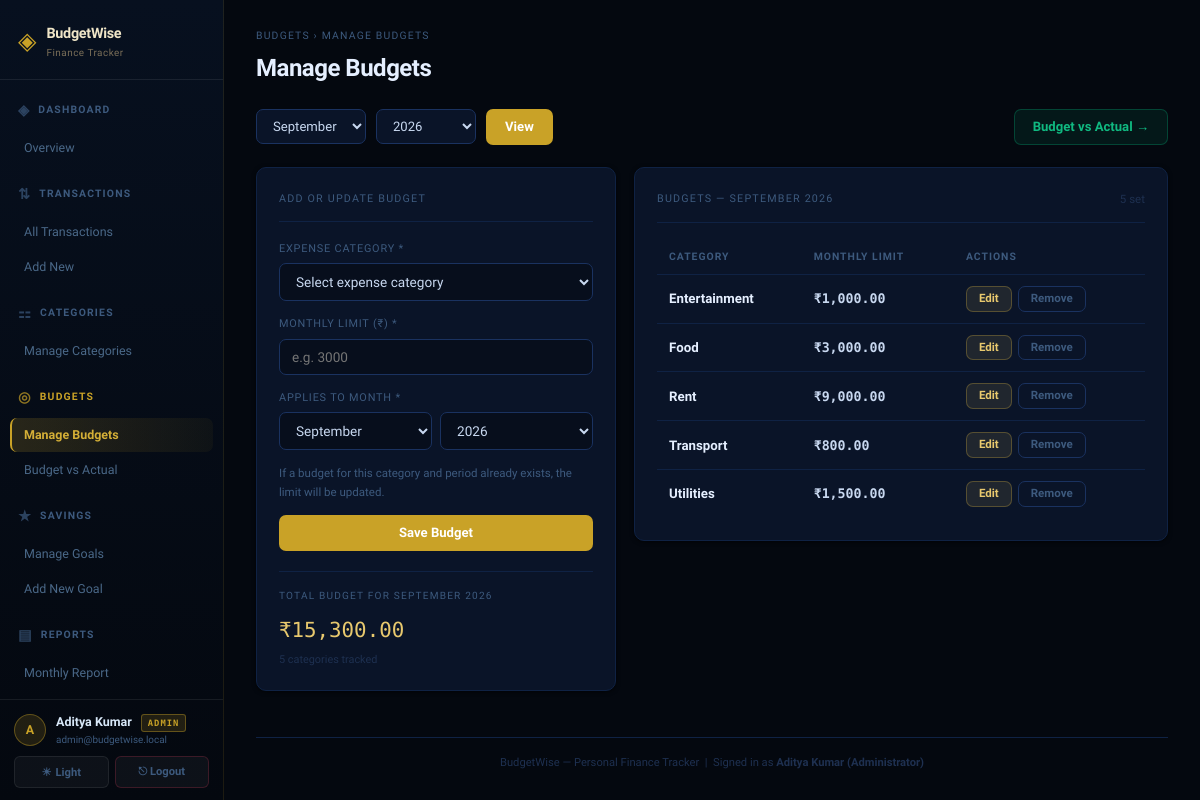
The app's page /budgets/manage_budgets.php (signed in) with its own data.
### tables this page shows
CREATE TABLE user_profiles (
    user_id        INT PRIMARY KEY,
    name           VARCHAR(100)  NOT NULL DEFAULT 'User',
    phone          VARCHAR(20)   NULL,
    profile_image  VARCHAR(255)  NULL,
    monthly_goal   DECIMAL(10,2) NOT NULL DEFAULT 10000.00,
    created_at     TIMESTAMP     DEFAULT CURRENT_TIMESTAMP,
    FOREIGN KEY (user_id) REFERENCES users(id) ON DELETE CASCADE
);

CREATE TABLE users (
    id         INT AUTO_INCREMENT PRIMARY KEY,
    username   VARCHAR(50)  NOT NULL UNIQUE,
    email      VARCHAR(100) NOT NULL UNIQUE,
    password   VARCHAR(255) NOT NULL,
    role       ENUM('user','admin') NOT NULL DEFAULT 'user',
    is_active  TINYINT(1)   NOT NULL DEFAULT 1,
    created_at TIMESTAMP    DEFAULT CURRENT_TIMESTAMP
);

CREATE TABLE budgets (
    id             INT AUTO_INCREMENT PRIMARY KEY,
    user_id        INT           NOT NULL,
    category_id    INT           NOT NULL,
    monthly_limit  DECIMAL(10,2) NOT NULL,
    period_month   TINYINT       NOT NULL,
    period_year    SMALLINT      NOT NULL,
    created_at     TIMESTAMP     DEFAULT CURRENT_TIMESTAMP,
    FOREIGN KEY (user_id)     REFERENCES users(id)      ON DELETE CASCADE,
    FOREIGN KEY (category_id) REFERENCES categories(id) ON DELETE CASCADE,
    UNIQUE KEY uq_user_cat_period (user_id, category_id, period_month, period_year),
    INDEX idx_bud_user (user_id)
);

CREATE TABLE categories (
    id          INT AUTO_INCREMENT PRIMARY KEY,
    name        VARCHAR(50)              NOT NULL,
    type        ENUM('income','expense') NOT NULL,
    is_default  TINYINT(1)               NOT NULL DEFAULT 0,
    user_id     INT                      NULL,
    created_at  TIMESTAMP                DEFAULT CURRENT_TIMESTAMP,
    FOREIGN KEY (user_id) REFERENCES users(id) ON DELETE CASCADE,
    INDEX idx_cat_type (type),
    INDEX idx_cat_user (user_id)
);

### includes/db.php (called while the page is built, shortened)
<?php
$conn = mysqli_connect(DB_HOST, DB_USER, DB_PASS, DB_NAME);
mysqli_set_charset($conn, 'utf8mb4');
function db_all($conn, $sql, $types = '', $params = []): array
{
    $stmt = mysqli_prepare($conn, $sql);
    if ($params) {
        mysqli_stmt_bind_param($stmt, $types, ...$params);
    }
    mysqli_stmt_execute($stmt);
    $result = mysqli_stmt_get_result($stmt);
    $rows   = [];
    while ($row = mysqli_fetch_assoc($result)) {
        $rows[] = $row;
    }
    return $rows;
}
function db_one($conn, $sql, $types = '', $params = [])
{
    $rows = db_all($conn, $sql, $types, $params);
    return $rows[0] ?? null;
}
function fmt($n): string
{
    $n    = (float) $n;
    $sign = $n < 0 ? '-' : '';
    $n    = abs($n);
    [$int, $dec] = explode('.', number_format($n, 2, '.', ''));
    if (strlen($int) > 3) {
        $last3 = substr($int, -3);
        $rest  = substr($int, 0, -3);
        $rest  = preg_replace('/\B(?=(\d{2})+(?!\d))/', ',', $rest);
        $int   = $rest . ',' . $last3;
    }
    return "\xe2\x82\xb9" . $sign . $int . '.' . $dec;
}
function get_theme(): string
{
    return (($_COOKIE['theme'] ?? 'dark') === 'light') ? 'light' : 'dark';
}
require_once __DIR__ . '/auth.php';

### includes/auth.php (called while the page is built, shortened)
<?php
function current_user_id(): int
{
    return (int) ($_SESSION['user_id'] ?? 0);
}
function current_user_role(): string
{
    return $_SESSION['role'] ?? 'user';
}
function is_admin(): bool
{
    return current_user_role() === 'admin';
}
function current_user($conn): ?array
{
    $uid = current_user_id();
    return db_one($conn,
        "SELECT id, username, email, role, is_active, created_at
         FROM users WHERE id = ?",
        "i", [$uid]
    );
}
function current_profile($conn): array
{
    $uid = current_user_id();
    $row = db_one($conn,
        "SELECT user_id, name, phone, profile_image, monthly_goal
         FROM user_profiles WHERE user_id = ?",
        "i", [$uid]
    );
    return $row ?? ['user_id' => $uid, 'name' => 'User', 'phone' => '',
                    'profile_image' => null, 'monthly_goal' => 0];
}

### budgets/manage_budgets.php (the view, shortened to what this page needs)
<?php
require_once 'includes/db.php';
$uid = current_user_id();
$section = 'Budgets';
$page    = 'manage_budgets.php';
$title   = 'Manage Budgets';
require_once 'includes/header.php';
$view_m = (int)($_GET['month'] ?? date('n'));
$view_y = (int)($_GET['year']  ?? date('Y'));
$budgets = db_all($conn, "
    SELECT b.id, b.category_id, b.monthly_limit,
           b.period_month, b.period_year, c.name AS category_name
    FROM budgets b
    LEFT JOIN categories c ON c.id = b.category_id
    WHERE b.user_id = ?
      AND b.period_month = ? AND b.period_year = ?
    ORDER BY c.name
", "iii", [$uid, $view_m, $view_y]);
$b_count = count($budgets);
$tot = db_one($conn, "
    SELECT COALESCE(SUM(monthly_limit), 0) AS t
    FROM budgets
    WHERE user_id = ? AND period_month = ? AND period_year = ?
", "iii", [$uid, $view_m, $view_y]);
$total_budget = (float) $tot['t'];
$view_label = date('F Y', mktime(0, 0, 0, $view_m, 1, $view_y));
?>
<form method="GET" class="period-form">
    <select name="month">
        <?php for ($i = 1; $i <= 12; $i++): ?>
            <option value="<?= $i ?>" <?= $i === $view_m ? 'selected' : '' ?>>
                <?= date('F', mktime(0, 0, 0, $i, 1)) ?>
            </option>
        <?php endfor; ?>
    </select>
    <select name="year">
        <?php for ($yi = (int)date('Y') + 1; $yi >= (int)date('Y') - 3; $yi--): ?>
            <option value="<?= $yi ?>" <?= $yi === $view_y ? 'selected' : '' ?>><?= $yi ?></option>
        <?php endfor; ?>
    </select>
    <button type="submit" class="btn btn-primary">View</button>
    <a href="budget_vs_actual.php?month=<?= $view_m ?>&year=<?= $view_y ?>"
       class="btn btn-success btn-end">Budget vs Actual &rarr;</a>
</form>
<div class="grid-form">
    <div class="card">
        <div class="card-title">Add or Update Budget</div>
        <form method="POST">
            <div class="form-group">
                <label>Expense Category *</label>
                <select name="category_id" required>
                    <option value="" disabled selected>Select expense category</option>
                </select>
            </div>
            <div class="form-group">
                <label>Monthly Limit (&#8377;) *</label>
                <input type="number" name="monthly_limit"
                       placeholder="e.g. 3000"
                       min="1" step="0.01" required>
            </div>
            <div class="form-group">
                <label>Applies to Month *</label>
                <div style="display:grid;grid-template-columns:1fr 1fr;gap:8px">
                    <select name="period_month" required>
                        <?php for ($i = 1; $i <= 12; $i++): ?>
                            <option value="<?= $i ?>" <?= $i === (int)date('n') ? 'selected' : '' ?>>
                                <?= date('F', mktime(0, 0, 0, $i, 1)) ?>
                            </option>
                        <?php endfor; ?>
                    </select>
                    <select name="period_year" required>
                        <?php for ($yi = (int)date('Y') + 1; $yi >= (int)date('Y') - 3; $yi--): ?>
                            <option value="<?= $yi ?>" <?= $yi === (int)date('Y') ? 'selected' : '' ?>><?= $yi ?></option>
                        <?php endfor; ?>
                    </select>
                </div>
            </div>
            <p class="form-hint">
                If a budget for this category and period already exists, the limit will be updated.
            </p>
            <button type="submit" class="btn btn-primary btn-full">Save Budget</button>
        </form>
        <div class="form-stat">
            <div class="sum-label">Total Budget for <?= htmlspecialchars($view_label) ?></div>
            <div class="form-stat-val"><?= fmt($total_budget) ?></div>
            <div class="sum-sub">
                <?= $b_count ?> categor<?= $b_count === 1 ? 'y' : 'ies' ?> tracked
            </div>
        </div>
    </div>
    <div class="card">
        <div class="card-title">
            Budgets &mdash; <?= htmlspecialchars($view_label) ?>
            <span class="card-meta"><?= $b_count ?> set</span>
        </div>
        <div class="tbl-wrap">
        <?php if ($b_count === 0): ?>
            <div class="empty">No budgets set for <?= htmlspecialchars($view_label) ?>.</div>
        <?php else: ?>
        <table>
            <thead>
                <tr>
                    <th>Category</th>
                    <th>Monthly Limit</th>
                    <th>Actions</th>
                </tr>
            </thead>
            <tbody>
            <?php foreach ($budgets as $b): ?>
                <tr>
                    <td class="td-name"><?= htmlspecialchars($b['category_name'] ?? '—') ?></td>
                    <td class="amt-neu"><?= fmt($b['monthly_limit']) ?></td>
                    <td>
                        <div class="action-row">
                            <a href="edit_budget.php?id=<?= (int)$b['id'] ?>"
                               class="btn btn-sm btn-warning">Edit</a>
                            <a href="delete_budget.php?id=<?= (int)$b['id'] ?>"
                               class="btn btn-sm btn-danger"
                               onclick="return confirm('Remove this budget?')">Remove</a>
                        </div>
                    </td>
                </tr>
            <?php endforeach; ?>
            </tbody>
        </table>
        <?php endif; ?>
        </div>
    </div>
</div>
<?php require_once 'includes/footer.php'; ?>

### includes/header.php (shortened to what this page needs)
<?php
$nav = [
    'Dashboard'     => ['icon' => '&#9672;', 'links' => [
        'Overview' => 'dashboard.php',
    ]],
    'Transactions'  => ['icon' => '&#8645;', 'links' => [
        'All Transactions' => 'view_transactions.php',
        'Add New'          => 'add_transaction.php',
    ]],
    'Categories'    => ['icon' => '&#9871;', 'links' => [
        'Manage Categories' => 'manage_categories.php',
    ]],
    'Budgets'       => ['icon' => '&#9678;', 'links' => [
        'Manage Budgets'    => 'manage_budgets.php',
        'Budget vs Actual'  => 'budget_vs_actual.php',
    ]],
    'Savings'       => ['icon' => '&#9733;', 'links' => [
        'Manage Goals'  => 'manage_goals.php',
        'Add New Goal'  => 'add_goal.php',
    ]],
    'Reports'       => ['icon' => '&#9636;', 'links' => [
        'Monthly Report'    => 'monthly_report.php',
        'Category Report'   => 'category_report.php',
        'Date Range Report' => 'date_range_report.php',
    ]],
    'Notifications' => ['icon' => '&#9873;', 'links' => [
        'View All' => 'view_notifications.php',
    ]],
    'Profile'       => ['icon' => '&#10022;', 'links' => [
        'My Profile'      => 'profile.php',
        'Settings'        => 'settings.php',
        'Payment Methods' => 'payment_methods.php',
    ]],
];
if (is_admin()) {
    $nav['Admin'] = ['icon' => '&#9881;', 'links' => [
        'Admin Dashboard' => 'admin_dashboard.php',
        'Manage Users'    => 'manage_users.php',
        'System Logs'     => 'system_logs.php',
    ]];
}
$theme = get_theme();
$me    = current_user($conn);
$prof  = current_profile($conn);
?>
<!DOCTYPE html>
<html lang="en" data-theme="<?= htmlspecialchars($theme, ENT_QUOTES, 'UTF-8') ?>">
<head>
    <link rel="stylesheet" href="assets/style.css">
</head>
<body>
<div class="app">
<aside class="sidebar">
    <div class="sidebar-logo">
        <span class="logo-icon">&#9672;</span>
        <div>
            <div class="logo-name">BudgetWise</div>
            <div class="logo-sub">Finance Tracker</div>
        </div>
    </div>
    <nav class="sidebar-nav">
        <?php foreach ($nav as $sec_name => $sec): ?>
            <?php $active_sec = ($section ?? '') === $sec_name; ?>
            <div class="nav-section <?= $active_sec ? 'active' : '' ?>">
                <div class="nav-section-label">
                    <span class="nav-icon"><?= $sec['icon'] ?></span>
                    <span class="nav-section-name"><?= htmlspecialchars($sec_name, ENT_QUOTES, 'UTF-8') ?></span>
                </div>
                <div class="nav-links">
                    <?php foreach ($sec['links'] as $lname => $lfile): ?>
                        <a href="<?= htmlspecialchars($lfile, ENT_QUOTES, 'UTF-8') ?>"
                           class="nav-link <?= ($page ?? '') === $lfile ? 'active' : '' ?>">
                            <?= htmlspecialchars($lname, ENT_QUOTES, 'UTF-8') ?>
                        </a>
                    <?php endforeach; ?>
                </div>
            </div>
        <?php endforeach; ?>
    </nav>
    <div class="sidebar-footer">
        <div class="sf-user">
            <div class="sf-avatar">
                <?= htmlspecialchars(strtoupper(substr($prof['name'] ?? 'U', 0, 1)), ENT_QUOTES, 'UTF-8') ?>
            </div>
            <div class="sf-meta">
                <div class="sf-name">
                    <?= htmlspecialchars($prof['name'] ?? 'User', ENT_QUOTES, 'UTF-8') ?>
                    <?php if (is_admin()): ?>
                        <span class="sf-role">ADMIN</span>
                    <?php endif; ?>
                </div>
                <div class="sf-email"><?= htmlspecialchars($me['email'] ?? '', ENT_QUOTES, 'UTF-8') ?></div>
            </div>
        </div>
        <div class="sf-actions">
            <button type="button" class="sf-btn" onclick="toggleTheme()" title="Switch theme">
                <span id="theme-icon"><?= $theme === 'dark' ? '&#9728;' : '&#9790;' ?></span>
                <span id="theme-lbl"><?= $theme === 'dark' ? 'Light'   : 'Dark'    ?></span>
            </button>
            <a href="logout.php" class="sf-btn logout" title="Sign out">
                &#9099; Logout
            </a>
        </div>
    </div>
</aside>
<main class="main">
    <div class="page-header">
        <div class="breadcrumb">
            <?= htmlspecialchars($section ?? '', ENT_QUOTES, 'UTF-8') ?> &rsaquo;
            <?= htmlspecialchars($title   ?? '', ENT_QUOTES, 'UTF-8') ?>
        </div>
        <h1 class="page-title"><?= htmlspecialchars($title ?? '', ENT_QUOTES, 'UTF-8') ?></h1>
    </div>

### includes/footer.php (shortened to what this page needs)
    <footer class="page-footer">
        BudgetWise &mdash; Personal Finance Tracker
        &nbsp;|&nbsp;
        <?php
        $display_name = $prof['name'] ?? ($_SESSION['username'] ?? 'Guest');
        $role_label   = is_admin() ? ' (Administrator)' : '';
        ?>
        Signed in as <strong><?= htmlspecialchars($display_name . $role_label, ENT_QUOTES, 'UTF-8') ?></strong>
    </footer>
</main>
</div>
</body>
</html>

### records on screen
user_profiles: name "A", name "Aditya Kumar", name "Aditya Kumar (Administrator)"
users: email "admin@budgetwise.local"
budgets: category.name "Entertainment", monthly_limit "₹1,000.00"
budgets: category.name "Food", monthly_limit "₹3,000.00"
budgets: category.name "Rent", monthly_limit "₹9,000.00"
budgets: category.name "Transport", monthly_limit "₹800.00"
budgets: category.name "Utilities", monthly_limit "₹1,500.00"

### other values on screen
$sec['icon'] "◈"
$sec_name "DASHBOARD"
$lname "Overview"
$sec['icon'] "⇅"
$sec_name "TRANSACTIONS"
$lname "All Transactions"
$lname "Add New"
$sec['icon'] "⚏"
$sec_name "CATEGORIES"
$lname "Manage Categories"
$sec['icon'] "◎"
$sec_name "BUDGETS"
$lname "Manage Budgets"
$lname "Budget vs Actual"
$sec['icon'] "★"
